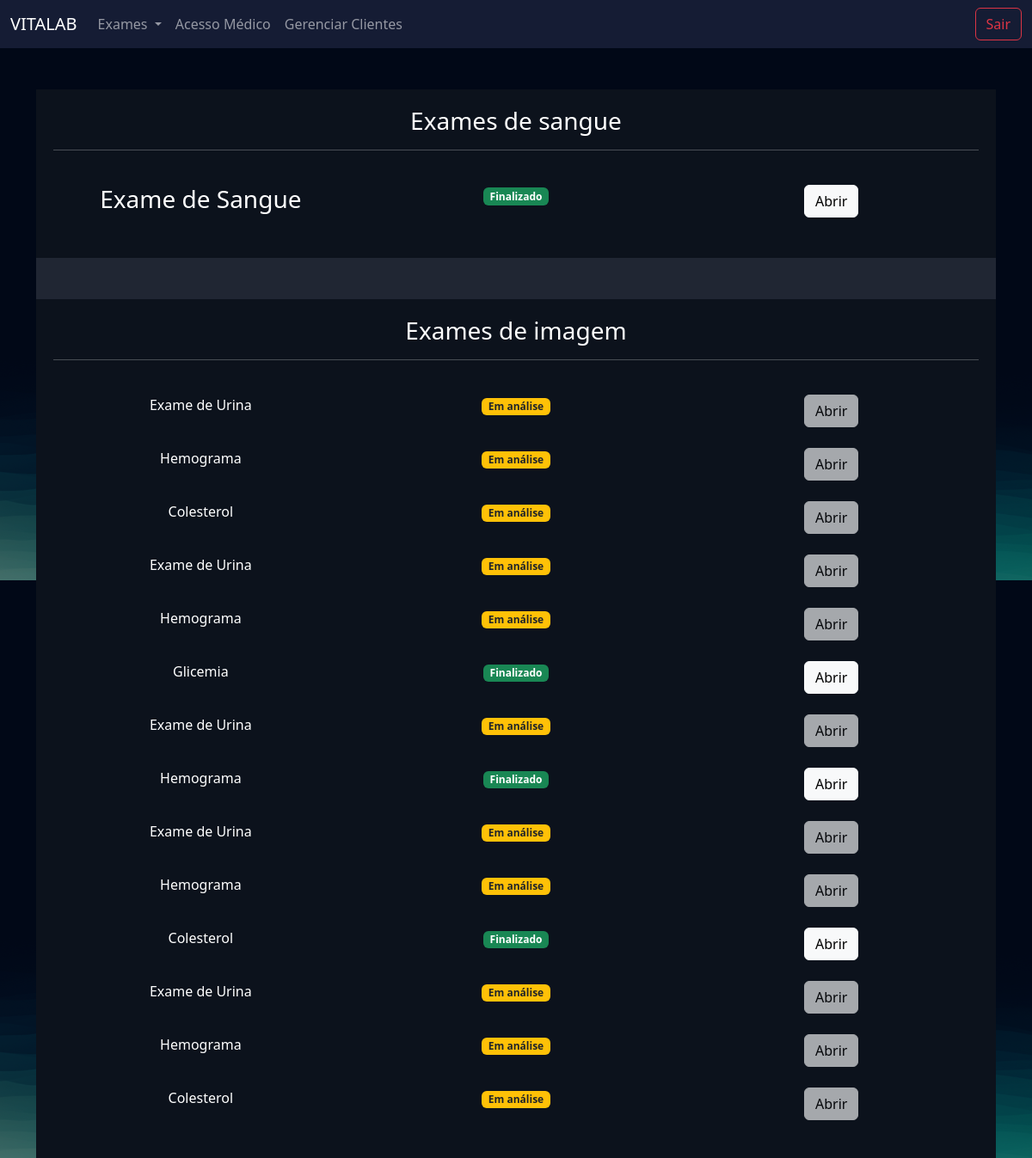
Screenshot of /exames/gerenciar_exames/ (signed in) with the database file from the repository.
### exames/models.py (models this page shows, shortened)
class SolicitacaoExame(models.Model):
    choice_status = (
        ('E', 'Em análise'),
        ('F', 'Finalizado')
    )
    usuario = models.ForeignKey(User, on_delete=models.DO_NOTHING)
    exame = models.ForeignKey(TiposExames, on_delete=models.DO_NOTHING)
    status = models.CharField(max_length=2, choices=choice_status)
    resultado = models.FileField(upload_to="resultados", null=True, blank=True)
    requer_senha = models.BooleanField(default=False)
    senha = models.CharField(max_length=6, null=True, blank=True)
    def badge_template(self):
        if self.status == 'E':
            classes_css = 'bg-warning text-dark'
            texto = "Em análise"
        elif self.status == 'F':
            classes_css = 'bg-success'
            texto = "Finalizado"
        return mark_safe(f"<span class='badge bg-primary {classes_css}'>{texto}</span>")

class TiposExames (models.Model) :
    tipo_choices = (
        ('I', 'Exame de imagem'),
        ('S', 'Exame de Sangue')
    )
    nome = models.CharField(max_length=50)
    tipo = models.CharField(max_length=2, choices=tipo_choices)
    preco = models.FloatField()
    disponivel = models.BooleanField(default=True)
    horario_inicial = models.IntegerField()
    horario_final = models.IntegerField()

### exames/views.py (the view)
# urls.py: path('gerenciar_exames/', views.gerenciar_exames, name="gerenciar_exames"),
@login_required
def gerenciar_exames(request):
    exames = SolicitacaoExame.objects.filter(usuario=request.user)
    return render(request, 'gerenciar_exames.html', {'exames': exames})

### exames/templates/gerenciar_exames.html (shortened to what this page needs)
{% extends "bases/base.html" %} {% load static %} {% block 'head' %}
<link href="{% static 'exames/css/css.css' %}" rel="stylesheet" />
<link href="{% static 'exames/css/gerenciar_pedidos.css' %}" rel="stylesheet" />
<link href="{% static 'exames/css/gerenciar_exames.css' %}" rel="stylesheet" />
{% endblock 'head' %} {% block 'conteudo' %}
<br />
<br />
<div class="container">
  <div class="card card-view">
    <div class="sub-card">
      <h3>Exames de sangue</h3>
      <hr />
      <br />
      {% for exame in exames %} {% if exame.exame.tipo == 'S'%}
      <div class="row">
        <div class="col"><h3>{{exame.exame.nome}}</h3></div>
        <div class="col">{{exame.badge_template}}</div>
        <div class="col">
          {% if exame.status == 'F' %}
          <a href="{% url 'permitir_abrir_exame' exame.id %}" class="btn btn-light">Abrir</a>
          {% else %}
          <a href="#" class="btn btn-light disabled">Abrir</a>
          {% endif %}
        </div>
      </div>
      <br />
    </div>
    {% endif %} {% endfor %}
    <br />
    <br />
    <div class="sub-card">
      <h3>Exames de imagem</h3>
      <hr />
      <br />
      {% for exame in exames %} {% if exame.exame.tipo == 'I'%}
      <div class="row">
        <div class="col">{{exame.exame.nome}}</div>
        <div class="col">{{exame.badge_template}}</div>
        <div class="col">
          {% if exame.status == 'F' %}
          <a href="{% url 'permitir_abrir_exame' exame.id %}" class="btn btn-light">Abrir</a>
          {% else %}
          <a href="#" class="btn btn-light disabled">Abrir</a>
          {% endif %}
        </div>
      </div>
      <br />
      {% endif %} {% endfor %}
    </div>
  </div>
</div>
{% endblock 'conteudo' %}

### templates/static/geral/css/base.css (style rules this page uses)
:root { --main-color: #151C34; --dark-color: #0C121C ; --light-color: #6DE6EE; --contrast-color: #f4c96b; --differential-color: #066668; }
* { color: white }

### templates/static/exames/css/css.css (style rules this page uses)
body { background-image: url('/static/geral/img/bg2.png'); background-size: cover; }
.card { background-color: rgba(217, 217, 217, .14); color: white; padding: 15px; }

### templates/static/exames/css/gerenciar_pedidos.css (style rules this page uses)
.card-view { text-align: center; padding: 0; border: none; height: 70vh; }

### templates/static/exames/css/gerenciar_exames.css (style rules this page uses)
.sub-card { background-color: var(--dark-color); padding: 20px; }

### rows the page displays
SolicitacaoExame: exame.nome "Exame de Sangue", badge_template "Finalizado", shows "Abrir"
SolicitacaoExame: exame.nome "Exame de Urina", badge_template "Em análise", shows "Abrir"
SolicitacaoExame: exame.nome "Hemograma", badge_template "Em análise", shows "Abrir"
SolicitacaoExame: exame.nome "Colesterol", badge_template "Em análise", shows "Abrir"
SolicitacaoExame: exame.nome "Exame de Urina", badge_template "Em análise", shows "Abrir"
SolicitacaoExame: exame.nome "Hemograma", badge_template "Em análise", shows "Abrir"
SolicitacaoExame: exame.nome "Glicemia", badge_template "Finalizado", shows "Abrir"
SolicitacaoExame: exame.nome "Exame de Urina", badge_template "Em análise", shows "Abrir"
SolicitacaoExame: exame.nome "Hemograma", badge_template "Finalizado", shows "Abrir"
SolicitacaoExame: exame.nome "Exame de Urina", badge_template "Em análise", shows "Abrir"
SolicitacaoExame: exame.nome "Hemograma", badge_template "Em análise", shows "Abrir"
SolicitacaoExame: exame.nome "Colesterol", badge_template "Finalizado", shows "Abrir"
SolicitacaoExame: exame.nome "Exame de Urina", badge_template "Em análise", shows "Abrir"
SolicitacaoExame: exame.nome "Hemograma", badge_template "Em análise", shows "Abrir"
SolicitacaoExame: exame.nome "Colesterol", badge_template "Em análise", shows "Abrir"
